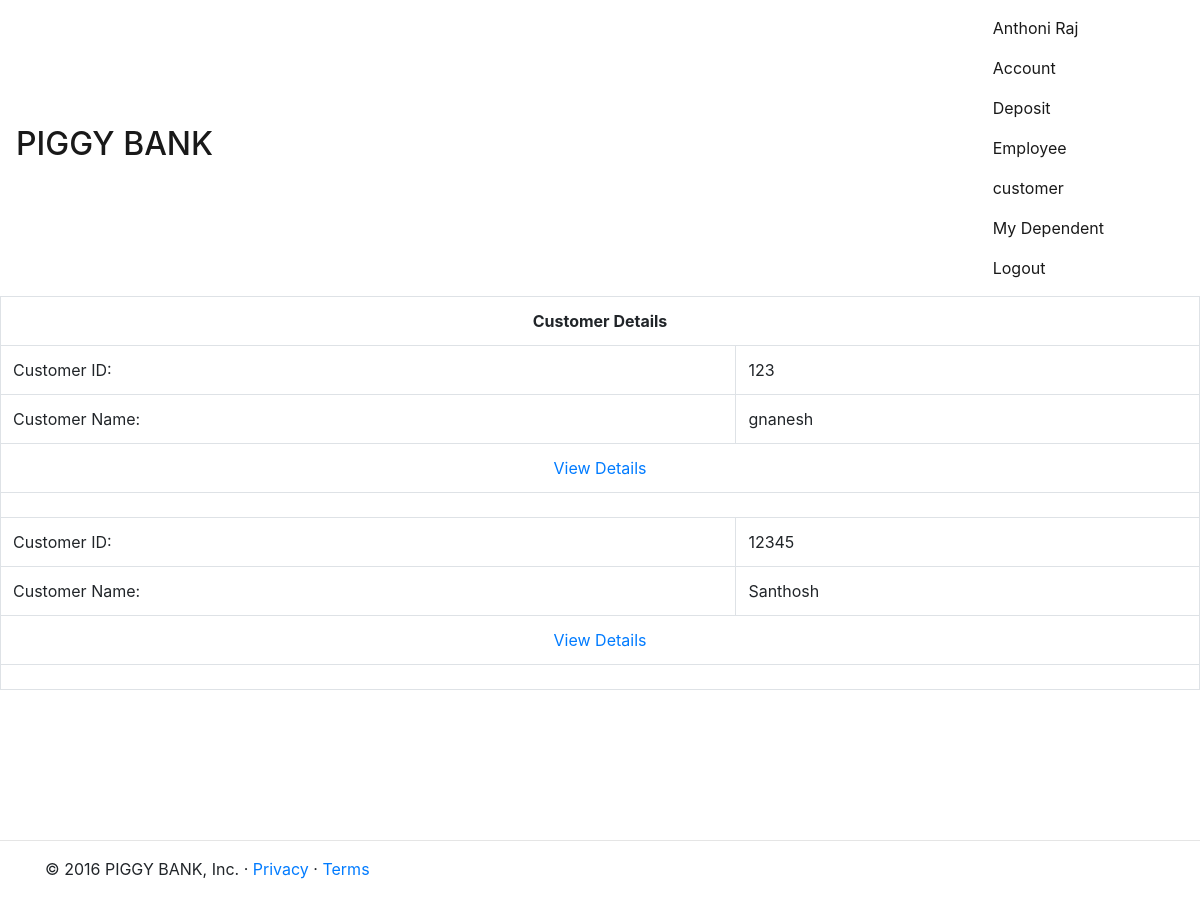
Screenshot of /customer.php (signed in) with the database file from the repository.
### tables this page shows
CREATE TABLE `employee` (
  `employee_id` int(11) NOT NULL,
  `employee_name` varchar(40) NOT NULL,
  `telephone_number` int(11) DEFAULT NULL,
  `start_date` date DEFAULT NULL,
  `dependent_name` varchar(40) DEFAULT NULL,
  PRIMARY KEY (`employee_id`),
  UNIQUE KEY `telephone_number` (`telephone_number`)
);

CREATE TABLE `customer` (
  `customer_id` int(11) NOT NULL,
  `customer_name` varchar(40) NOT NULL,
  `customer_address` varchar(60) DEFAULT NULL,
  `account_type` varchar(50) DEFAULT NULL,
  PRIMARY KEY (`customer_id`)
);

### customer.php (the view, shortened to what this page needs)
<?php
require 'usr_funcs.php';
require 'config.php';
$task=@$_GET['task'];
$user=$_SESSION['valid_user'];
if(emp_check()){
    $user=generate_name();
}
do_header("Customer");
do_menu($user);
if($task=='' || $task=='all'){
?>
  <table class='table table-bordered'>
    <tr>
      <th colspan='2' class='table-inverse'>
        <center>Customer Details</center>
      </th>
    </tr>
    <?php
    try{
        $sql="SELECT customer_id,customer_name FROM customer";
        if($result=$mysqli->query($sql)){
            if($result->num_rows>0){
                while($row=$result->fetch_array()){
                    ?>
      <tr>
        <td>Customer ID: </td>
        <td>
          <?php echo $row[0]; ?>
        </td>
      </tr>
      <tr>
        <td>Customer Name: </td>
        <td>
          <?php echo $row[1]; ?>
        </td>
      </tr>
      <tr>
        <td colspan="2">
          <center><a href='customer.php?task=det&id=<?php echo $row[0];?>'> View Details</a></center>
        </td>
      </tr>
      <tr>
        <td colspan='2'></td>
      </tr>
      <?php
                }
            }else{
                throw new Exception("Something Went Wrong");
            }
        }else{
            throw new Exception("Can't Execute the Query");
        }
    }catch(Exception $e){
        do_exp_content($e->getMessage());
    }
    ?>
  </table>
  <?php
}
                ?>
    <?php
do_footer();
?>

### usr_funcs.php (shortened to what this page needs)
<?php
function do_header($title){
    ?>
  <!DOCTYPE html>
  <html>
  <head>
    <link rel="stylesheet" href="https://maxcdn.bootstrapcdn.com/bootstrap/4.0.0-alpha.5/css/bootstrap.min.css">
  </head>
  <body>
    <?php
}
    ?>
        <?php
function do_footer(){
    ?>
          <hr class='temp2'>
          <div class="container marketing">
            <footer>
              <p>&copy; 2016 PIGGY BANK, Inc. &middot; <a href="#">Privacy</a> &middot; <a href="#">Terms</a></p>
            </footer>
          </div>
  </body>
  </html>
  <?php
}
    ?>
    <?php
function do_menu($user){
    ?>
      <nav class="navbar navbar-light bg-faded">
        <div class="navbar-header"> <span class="sr-only">Toggle navigation</span> <span class="icon-bar"></span> <span class="icon-bar"></span> <span class="icon-bar"></span>
          <a class="navbar-brand" href="main.php">
            <h2>PIGGY BANK</h2> </a>
        </div>
        <div style="float:right;padding-right:80px;">
          <div class="nav navbar-nav"> <span class="nav-item nav-link active">
                            <?php echo ucfirst($user); ?>
                        </span> <a class="nav-item nav-link active" href="account.php">Account</a> <a class='nav-item nav-link active' href='deposit.php'>Deposit</a> <a class="nav-item nav-link active" href="employee.php">Employee</a>
            <?php
                        if($_SESSION['user_type']=='employee'){
                            ?> <a class="nav-item nav-link active" href="customer.php">customer</a> <a class='nav-item nav-link active' href='dependent.php'>My Dependent</a>
              <?php
                        }
                            ?><a class="nav-item nav-link active" href="transfer.php">Transfer</a><a class="nav-item nav-link active" href="loan.php">Loan</a>
            ?> <a class="nav-item nav-link active" href="logout.php">Logout</a> </div>
        </div>
      </nav>
      <?php
}
    ?>
        <?php
function generate_name(){
    global $mysqli;
    if($_SESSION['user_type']='employee'){
        $sql="select employee_name from employee where employee_id=".$_SESSION['valid_user'];
        if($result=$mysqli->query($sql)){
            if($row=$result->fetch_array()){
                return $row[0];
            }
        }
    }
}
                    ?>

### usr_funcs.php (style rules this page uses)
.temp1, .temp2 { margin-top: 150px; }

### rows the page displays
employee: employee_name "Anthoni Raj"
customer: customer_id "123", customer_name "gnanesh"
customer: customer_id "12345", customer_name "Santhosh"
